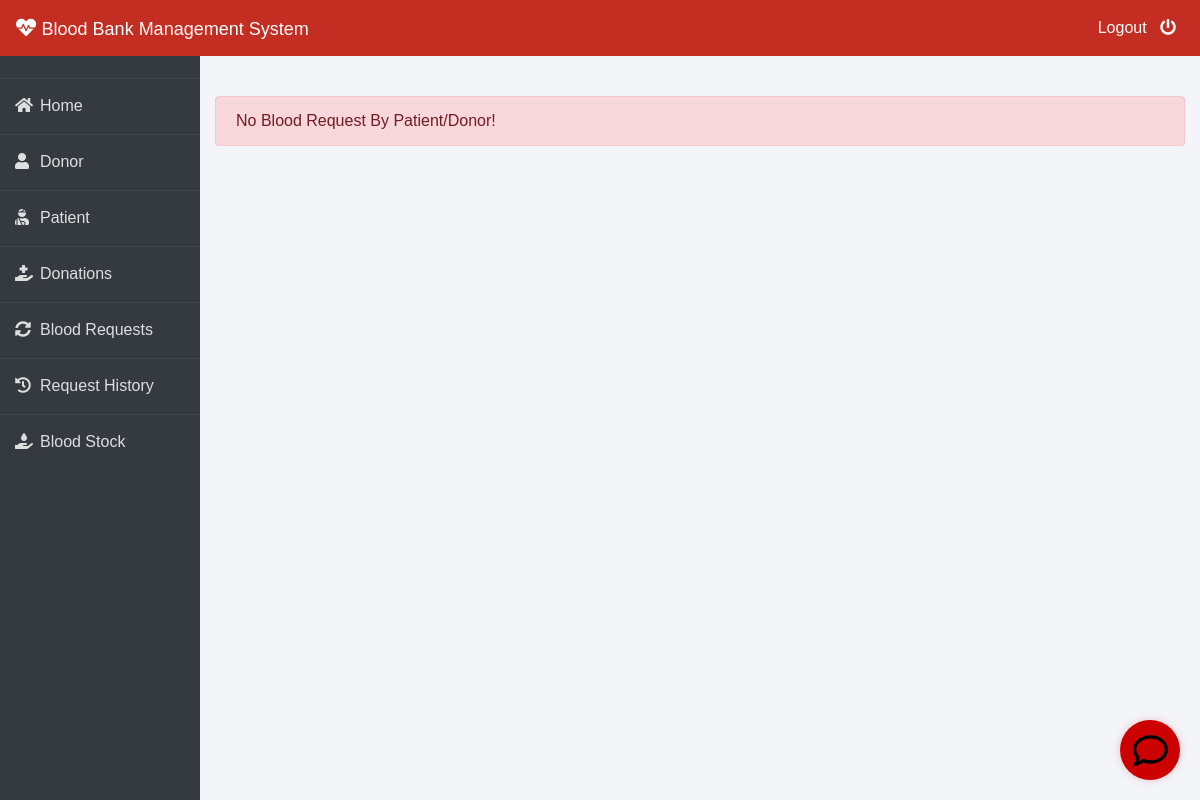
Before: /admin-request (signed in) with the older database file.
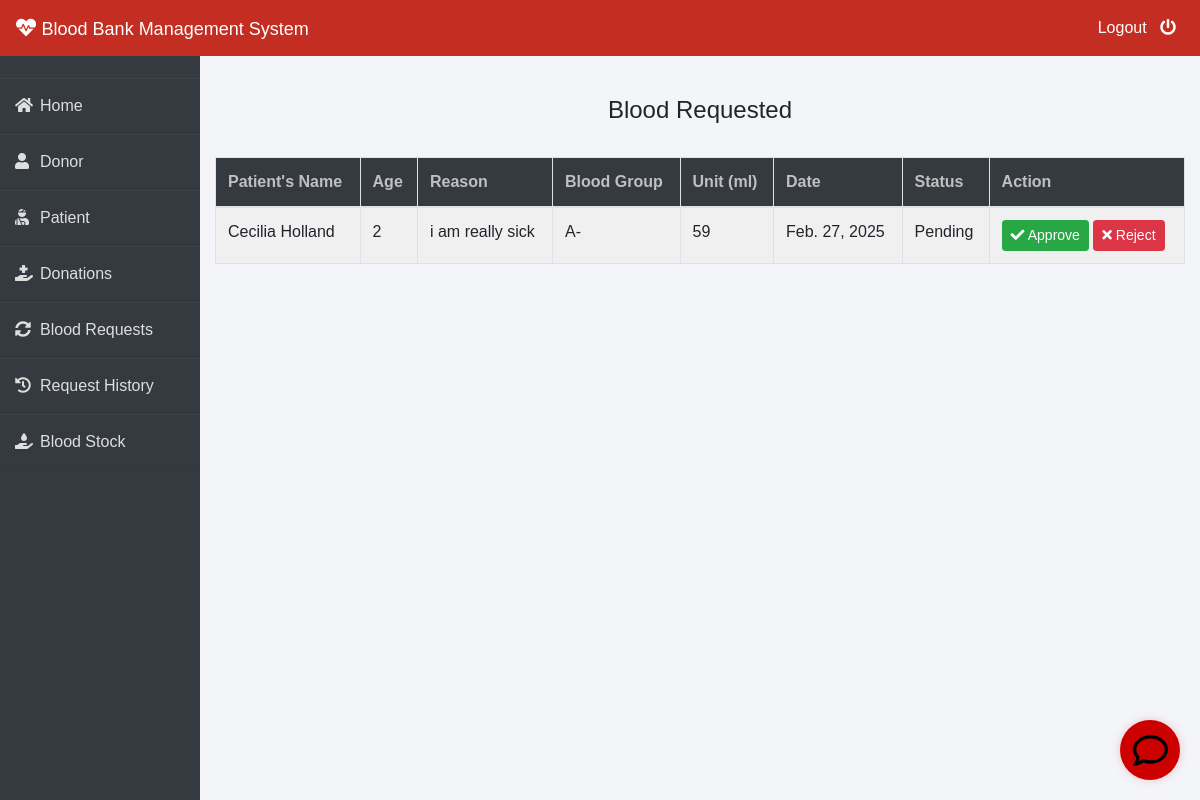
After: the same page with the newer database file.
### blood/models.py (models this page shows, shortened)
class BloodRequest(models.Model):
    request_by_patient=models.ForeignKey(pmodels.Patient,null=True,on_delete=models.CASCADE)
    request_by_donor=models.ForeignKey(dmodels.Donor,null=True,on_delete=models.CASCADE)
    patient_name=models.CharField(max_length=30)
    patient_age=models.PositiveIntegerField()
    reason=models.CharField(max_length=500)
    bloodgroup=models.CharField(max_length=10)
    unit=models.PositiveIntegerField(default=0)
    status=models.CharField(max_length=20,default="Pending")
    date=models.DateField(auto_now=True)

### blood/views.py (the view)
# urls.py: path('admin-request', views.admin_request_view,name='admin-request'),
@login_required(login_url='adminlogin')
def admin_request_view(request):
    requests=models.BloodRequest.objects.all().filter(status='Pending')
    return render(request,'blood/admin_request.html',{'requests':requests})

### templates/blood/admin_request.html (shortened to what this page needs)
{% extends 'blood/adminbase.html' %}
{% block content %}
{% load widget_tweaks %}
{%load static%}
<br><br>
<div class="container">
    {% if requests %}
    <H4 class="text-center">Blood Requested</H4><br>
    <table class="table table-light table-hover table-bordered table-striped">
        <thead class="bg-dark">
            <tr>
                <th scope="col" style="color: rgb(192, 192, 192);">Patient's Name</th>
                <th scope="col" style="color: rgb(192, 192, 192);">Age</th>
                <th scope="col" style="color: rgb(192, 192, 192);">Reason</th>
                <th scope="col" style="color: rgb(192, 192, 192);">Blood Group</th>
                <th scope="col" style="color: rgb(192, 192, 192);">Unit (ml)</th>
                <th scope="col" style="color: rgb(192, 192, 192);">Date</th>
                <th scope="col" style="color: rgb(192, 192, 192);">Status</th>
                <th style="color: rgb(192, 192, 192);">Action</th>
            </tr>
        </thead>
        <tbody>
            {% for t in requests %}
            <tr>
                <td> {{t.patient_name}}</td>
                <td>{{t.patient_age}}</td>
                <td>{{t.reason}}</td>
                <td>{{t.bloodgroup}}</td>
                <td>{{t.unit}}</td>
                <td>{{t.date}}</td>
                <td>{{t.status}}</td>
                <td>
                    <button class="btn btn-success btn-sm"><a  style="text-decoration: none;color: white;" href="{% url 'update-approve-status' t.id  %}"><i class="fa fa-check"></i> Approve</a> </button>
                    <button class="btn btn-danger btn-sm"><a  style="text-decoration: none;color: white;" href="{% url 'update-reject-status' t.id  %}"><i class="fa fa-times"></i> Reject</a> </button>
                </td>
            </tr>
            {% endfor %}
        </tbody>
    </table>
{% else %}
<div class="alert alert-danger" role="alert">
    No Blood Request By Patient/Donor!
  </div>
{% endif %}
</div>
{% endblock content %}

Changed rows visible on the page:
added BloodRequest: patient_name "Cecilia Holland", patient_age "2", reason "i am really sick", bloodgroup "A-", unit "59", date "Feb. 27, 2025", status "Pending"
Other visible differences:
text no longer shown: "No Blood Request By Patient/Donor!"
text now shown: "Blood Requested Patient's Name Age Reason Blood Group Unit (ml) Date Status Action"
